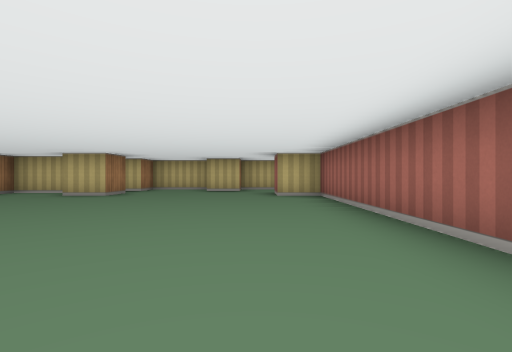
View 1 (above)

12 first-person views from a walk through a cub3D level. The camera is about half as high as the walls, looks level and sees 85° across. The floor is counted in squares. Each view is taken from the middle of a square. On the plan, view 1 faces up. The plan holds only what a view shows up to about 9 squares ahead; the rest is blank.

View 2
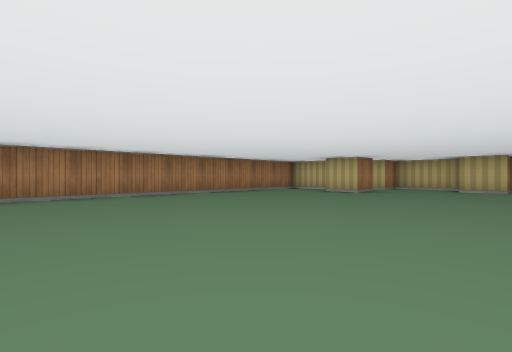

View 3
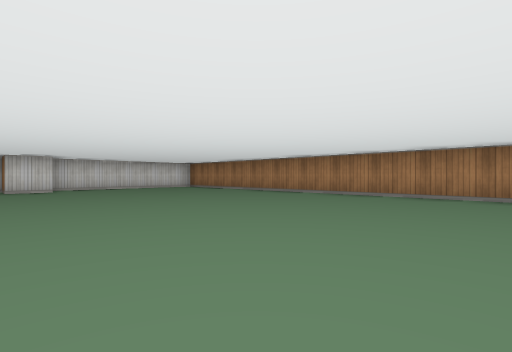

View 4
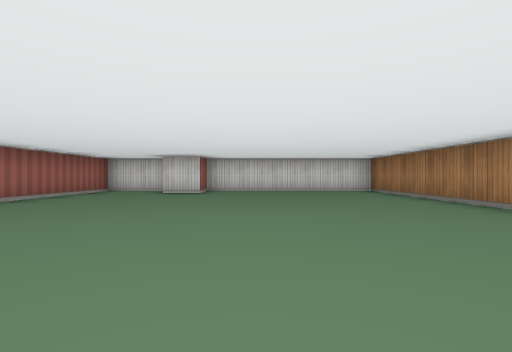

View 5
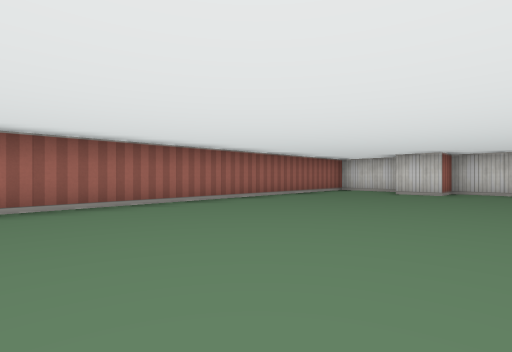

View 6
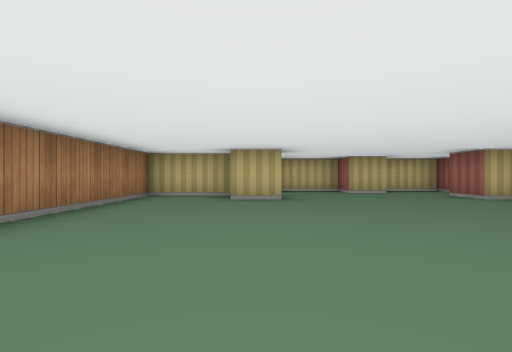

View 7
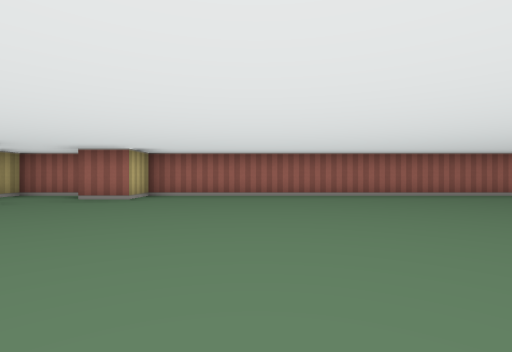

View 8
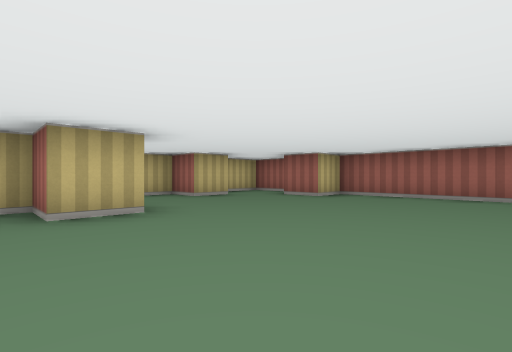

View 9
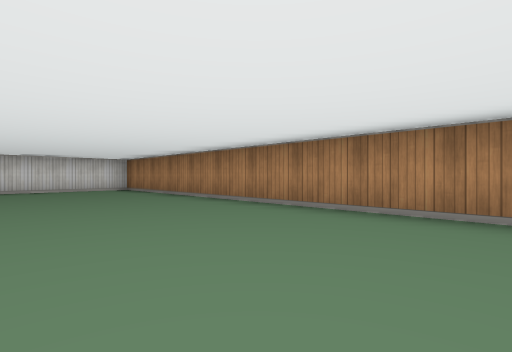

View 10
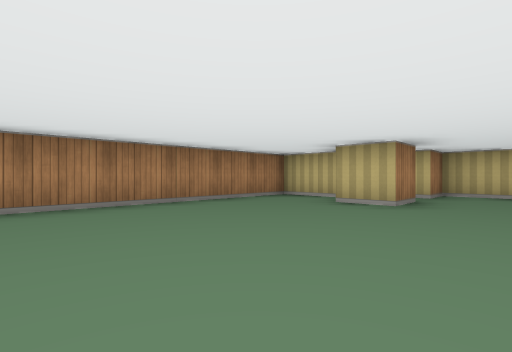

View 11
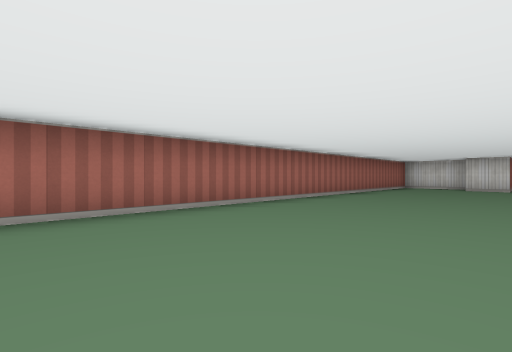

View 12
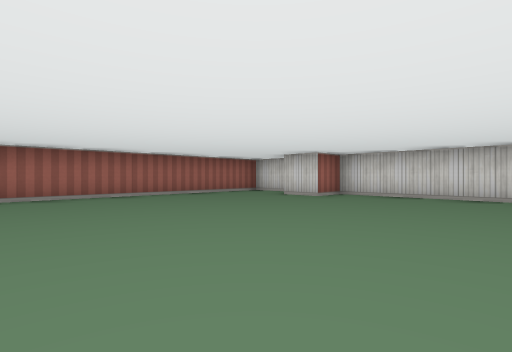

### Floor plan
Points are (right, up) in squares from view 1. A wall is a line through its corners. A room is listed if a view was taken in it or the views show most of it. See-through windows are left out.
Room 1 (views 1, 2, 3, 4, 5, 6, 7, 8, 9, 10, 11, 12)
walls: (-3.5, 7.5) (-3.5, 6.5) (-4.5, 6.5) (-4.5, 7.5) (-6.5, 7.5) (-6.5, -9.5) (-1.5, -9.5) (-1.5, -8.5) (-0.5, -8.5) (-0.5, -9.5) (1.5, -9.5) (1.5, 6.5) (0.5, 6.5) (0.5, 7.5); (1.5, 8.1) (1.5, 9.5) (-0.5, 9.5); (-0.5, 9.2) (-0.5, 8.5) (-1.5, 8.5) (-1.5, 9.5) (-3.5, 9.5) (-3.5, 8.5)

Positions as (right, up) in squares from view 1, and headings:
1: (0, 0), facing up
2: (0, -1), facing up-left
3: (0, 1), facing down-left
4: (-3, -1), facing down
5: (-3, -1), facing down-right
6: (-4, 1), facing up
7: (-5, 4), facing right
8: (-5, 3), facing up-right
9: (-3, 0), facing down-left
10: (-2, 2), facing up-left
11: (-2, 2), facing down-right
12: (-5, -3), facing down-right
